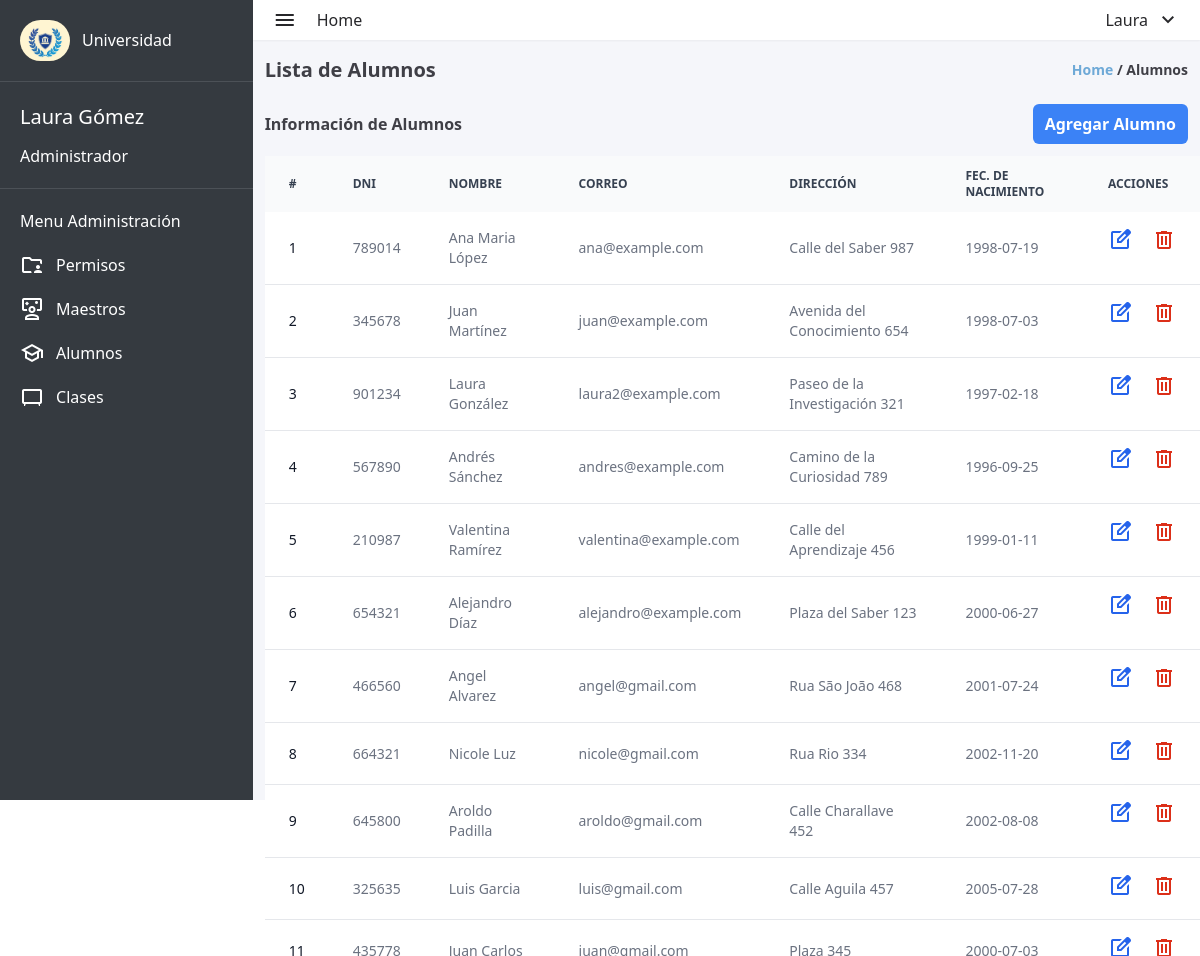
The page /admin/admin_alumnos.php (signed in) on the database its author committed.
### tables this page shows
CREATE TABLE `usuarios` (
  `user_id` int(11) NOT NULL,
  `matricula` int(10) DEFAULT NULL,
  `nombre` varchar(100) DEFAULT NULL,
  `apellido` varchar(100) DEFAULT NULL,
  `correo_electronico` varchar(100) DEFAULT NULL,
  `contrasena` varchar(255) DEFAULT NULL,
  `direccion` varchar(100) DEFAULT NULL,
  `fecha_nacimiento` date DEFAULT NULL,
  `rol` enum('ADMIN','MAESTRO','ALUMNO') DEFAULT NULL,
  `materia_asignada` varchar(100) DEFAULT '0',
  `materias_inscritas` text DEFAULT NULL
);

### admin/admin_alumnos.php (the view, shortened to what this page needs)
<?php
require_once "../database/database.php";
$user_id = $_SESSION['id'];
$sql = "SELECT  nombre, apellido FROM usuarios WHERE user_id = '$user_id'";
$result = mysqli_query($conexion, $sql);
$row = mysqli_fetch_assoc($result);
if ($row) {
    $nombre = $row['nombre'];
    $apellido = $row['apellido'];
} else {
    echo "No se encontraron datos para el usuario con el ID proporcionado.";
}
?>
<!DOCTYPE html>
<html lang="en">
<head>
    <link rel="stylesheet" href="../styles.css">
</head>
<body>
    <div class="w-screen h-screen flex bg-lightgray">
        <aside class="w-80 h-full bg-dark">
            <div class="flex items-center gap-3 p-5">
                <img class="rounded-full" src="../assets/logo-aside.jpg" alt="university-logo" width="50px"
                    height="60px">
                <span class="text-white font-medium">Universidad</span>
            </div>
            <div style="width: 100%; height: 1px; background-color: #4c5157; "></div>
            <div class="text-white flex flex-col p-5 gap-3">
                <span style="font-size: 20px;"><?php echo $nombre . ' ' . $apellido; ?></span>
                <span>Administrador</span>
            </div>
            <div style="width: 100%; height: 1px; background-color: #4c5157; "></div>
            <div class="text-white flex flex-col gap-5 p-5">
                <p>Menu Administración</p>
                <div>
                    <a href="admin_permisos.php" class="flex items-center gap-3 ">
                        <span class="material-symbols-outlined ">
                        </span>
                        <span>Permisos</span>
                    </a>
                </div>
                <div>
                    <a href="admin_maestros.php" class="flex items-center gap-3 ">
                        <span class="material-symbols-outlined">
                        </span>
                        <span>Maestros</span>
                    </a>
                </div>
                <div>
                    <a href="admin_alumnos.php" class="flex items-center gap-3 ">
                        <span class="material-symbols-outlined">
                        </span>
                        <span>Alumnos</span>
                    </a>
                </div>
                <div>
                    <a href="admin_clases.php" class="flex items-center gap-3 ">
                        <span class="material-symbols-outlined">
                        </span>
                        <span>Clases</span>
                    </a>
                </div>
            </div>
        </aside>
        <div class="w-full flex flex-col">
            <header class="w-full flex items-center justify-between h-10 p-5 bg-white shadow-sm">
                <div class="flex items-center gap-5">
                    <span class="material-symbols-outlined text-zinc-800">
                    </span>
                    <a href="admin_dashboard.php"><span class="text-zinc-800 ">
                            Home
                        </span></a>
                </div>
                <nav>
                    <li class="flex items-center gap-2 text-zinc-800 cursor-pointer" onclick="toggleLogoutMenu()">
                        <?php echo $nombre ?>
                        <ul class="flex flex-col">
                            <span class="material-symbols-outlined">
                            </span>
                    </li>
                </nav>
            </header>
            <div class="h-full pl-3">
                <div class="w-full flex items-center justify-between pr-3 mt-4 mb-5">
                    <h1 class="font-bold text-zinc-700 text-xl ">Lista de Alumnos</h1>
                    <p class="font-semibold text-sm text-zinc-700"><span class="text-myblue">Home</span> / Alumnos
                    </p>
                </div>
                <div class="w-full flex items-center justify-between mb-3 pr-3">
                    <span class="font-semibold text-zinc-700">Información de Alumnos</span>
                    <a href="create_alumnos.php"><button
                            class="text-white font-semibold p-2 px-3 bg-blue-500 rounded-md self-end">
                            Agregar Alumno
                        </button></a>
                </div>
                <div class="scrollable-container">
                    <table class="custom-table w-full text-sm text-left text-gray-500 dark:text-gray-400 ">
                        <thead class="text-xs text-gray-700 uppercase bg-gray-50 dark:bg-gray-700 dark:text-gray-400">
                            <tr>
                                <th scope="col" class="px-6 py-3">
                                    #
                                </th>
                                <th scope="col" class="px-6 py-3">
                                    DNI
                                </th>
                                <th scope="col" class="px-6 py-3">
                                    Nombre
                                </th>
                                <th scope="col" class="px-6 py-3">
                                    Correo
                                </th>
                                <th scope="col" class="px-6 py-3">
                                    Dirección
                                </th>
                                <th scope="col" class="px-6 py-3">
                                    Fec. de Nacimiento
                                </th>
                                <th scope="col" class="px-6 py-3">
                                    Acciones
                                </th>
                            </tr>
                        </thead>
                        <tbody>
                            <?php
                            $sql = "SELECT * FROM usuarios WHERE rol = 'ALUMNO'";
                            $result = $conexion->query($sql);
                            if ($result->num_rows > 0) {
                                $contador = 1;
                                while ($row = $result->fetch_assoc()) {
                                    echo '<tr class="bg-white border-b dark:bg-gray-900 dark:border-gray-700">';
                                    echo '    <th scope="row" class="px-6 py-4 font-medium text-gray-900 whitespace-nowrap dark:text-white">';
                                    echo '        ' . $contador;
                                    echo '    </th>';
                                    echo '    <td class="px-6 py-4">';
                                    echo '        ' . $row['matricula'];
                                    echo '    </td>';
                                    echo '    <td class="px-6 py-4">';
                                    echo '        ' . $row['nombre'] . " " . $row['apellido'];
                                    echo '    </td>';
                                    echo '    <td class="px-6 py-4">';
                                    echo '        ' . $row['correo_electronico'];
                                    echo '    </td>';
                                    echo '    <td class="px-6 py-4">';
                                    echo '        ' . $row['direccion'];
                                    echo '    </td>';
                                    echo '    <td class="px-6 py-4">';
                                    echo '        ' . $row['fecha_nacimiento'];
                                    echo '    </td>';
                                    echo '    <td class="px-6 py-4 flex gap-5 items-center">';
                                    echo '        <a href="edit_alumnos.php?id=' . $row['user_id'] . '" class="font-medium text-blue-600 dark:text-blue-500">';
                                    echo '            <span class="material-symbols-outlined">';
                                    echo '            </span>';
                                    echo '        </a>';
                                    echo '        <a href="delete_alumnos.php?id=' . $row['user_id'] . '" class="font-medium">';
                                    echo '            <span class="material-symbols-outlined" style="color: #Dc2f19;">';
                                    echo '            </span>';
                                    echo '        </a>';
                                    echo '    </td>';
                                    echo '</tr>';
                                    $contador++;
                                }
                            } else {
                                echo "<tr><td colspan='7'>No hay alumnos registrados.</td></tr>";
                            }
                            ?>
                        </tbody>
                    </table>
                </div>
            </div>
        </div>
    </div>
</body>
</html>

### styles.css (style rules this page uses)
html { line-height: 1.5; -webkit-text-size-adjust: 100%; -moz-tab-size: 4; -o-tab-size: 4; tab-size: 4; font-family: ui-sans-serif, system-ui, -apple-system, BlinkMacSystemFont, "Segoe UI", Roboto, "Helvetica Neue", Arial, "Noto Sans", sans-serif, "Apple Color Emoji", "Segoe UI Emoji", "Segoe UI Symbol", "Noto Color Emoji"; font-feature-settings: normal; font-variation-settings: normal; }
body { margin: 0; line-height: inherit; }
h1, h2, h3, h4, h5, h6 { font-size: inherit; font-weight: inherit; }
a { color: inherit; text-decoration: inherit; }
table { text-indent: 0; border-color: inherit; border-collapse: collapse; }
button, input, optgroup, select, textarea { font-family: inherit; font-feature-settings: inherit; font-variation-settings: inherit; font-size: 100%; font-weight: inherit; line-height: inherit; color: inherit; margin: 0; padding: 0; }
button, select { text-transform: none; }
button, [type='button'], [type='reset'], [type='submit'] { -webkit-appearance: button; background-color: transparent; background-image: none; }
blockquote, dl, dd, h1, h2, h3, h4, h5, h6, hr, figure, p, pre { margin: 0; }
ol, ul, menu { list-style: none; margin: 0; padding: 0; }
button, [role="button"] { cursor: pointer; }
img, svg, video, canvas, audio, iframe, embed, object { display: block; vertical-align: middle; }
img, video { max-width: 100%; height: auto; }
.mb-3 { margin-bottom: 0.75rem; }
.mb-5 { margin-bottom: 1.25rem; }
.mt-4 { margin-top: 1rem; }
.flex { display: flex; }
.h-10 { height: 2.5rem; }
.h-full { height: 100%; }
.h-screen { height: 100vh; }
.w-80 { width: 20rem; }
.w-full { width: 100%; }
.w-screen { width: 100vw; }
.cursor-pointer { cursor: pointer; }
.flex-col { flex-direction: column; }
.items-center { align-items: center; }
.justify-between { justify-content: space-between; }
.gap-2 { gap: 0.5rem; }
.gap-3 { gap: 0.75rem; }
.gap-5 { gap: 1.25rem; }
.self-end { align-self: flex-end; }
.whitespace-nowrap { white-space: nowrap; }
.rounded-full { border-radius: 9999px; }
.rounded-md { border-radius: 0.375rem; }
.border-b { border-bottom-width: 1px; }
.bg-blue-500 { --tw-bg-opacity: 1; background-color: rgb(59 130 246 / var(--tw-bg-opacity)); }
.bg-dark { --tw-bg-opacity: 1; background-color: rgb(53 58 64 / var(--tw-bg-opacity)); }
.bg-gray-50 { --tw-bg-opacity: 1; background-color: rgb(249 250 251 / var(--tw-bg-opacity)); }
.bg-lightgray { --tw-bg-opacity: 1; background-color: rgb(245 246 250 / var(--tw-bg-opacity)); }
.bg-white { --tw-bg-opacity: 1; background-color: rgb(255 255 255 / var(--tw-bg-opacity)); }
.p-2 { padding: 0.5rem; }
.p-5 { padding: 1.25rem; }
.px-3 { padding-left: 0.75rem; padding-right: 0.75rem; }
.px-6 { padding-left: 1.5rem; padding-right: 1.5rem; }
.py-3 { padding-top: 0.75rem; padding-bottom: 0.75rem; }
.py-4 { padding-top: 1rem; padding-bottom: 1rem; }
.pl-3 { padding-left: 0.75rem; }
.pr-3 { padding-right: 0.75rem; }
.text-left { text-align: left; }
.text-sm { font-size: 0.875rem; line-height: 1.25rem; }
.text-xl { font-size: 1.25rem; line-height: 1.75rem; }
.text-xs { font-size: 0.75rem; line-height: 1rem; }
.font-bold { font-weight: 700; }
.font-medium { font-weight: 500; }
.font-semibold { font-weight: 600; }
.uppercase { text-transform: uppercase; }
.text-blue-600 { --tw-text-opacity: 1; color: rgb(37 99 235 / var(--tw-text-opacity)); }
.text-gray-500 { --tw-text-opacity: 1; color: rgb(107 114 128 / var(--tw-text-opacity)); }
.text-gray-700 { --tw-text-opacity: 1; color: rgb(55 65 81 / var(--tw-text-opacity)); }
.text-gray-900 { --tw-text-opacity: 1; color: rgb(17 24 39 / var(--tw-text-opacity)); }
.text-myblue { --tw-text-opacity: 1; color: rgb(110 169 215 / var(--tw-text-opacity)); }
.text-white { --tw-text-opacity: 1; color: rgb(255 255 255 / var(--tw-text-opacity)); }
.text-zinc-700 { --tw-text-opacity: 1; color: rgb(63 63 70 / var(--tw-text-opacity)); }
.text-zinc-800 { --tw-text-opacity: 1; color: rgb(39 39 42 / var(--tw-text-opacity)); }
.shadow-sm { --tw-shadow: 0 1px 2px 0 rgb(0 0 0 / 0.05); --tw-shadow-colored: 0 1px 2px 0 var(--tw-shadow-color); box-shadow: var(--tw-ring-offset-shadow, 0 0 #0000), var(--tw-ring-shadow, 0 0 #0000), var(--tw-shadow); }

### admin/admin_alumnos.php (style rules this page uses)
.custom-table { border-collapse: collapse; width: 100%; }
.scrollable-container { overflow: auto; max-height: 800px; }

### rows shown on the page
usuarios: nombre "Laura", apellido "Gómez"
usuarios: matricula "789014", nombre "Ana Maria", apellido "López", correo_electronico "ana@example.com", direccion "Calle del Saber 987", fecha_nacimiento "1998-07-19"
usuarios: matricula "345678", nombre "Juan", apellido "Martínez", correo_electronico "juan@example.com", direccion "Avenida del Conocimiento 654", fecha_nacimiento "1998-07-03"
usuarios: matricula "901234", nombre "Laura", apellido "González", correo_electronico "laura2@example.com", direccion "Paseo de la Investigación 321", fecha_nacimiento "1997-02-18"
usuarios: matricula "567890", nombre "Andrés", apellido "Sánchez", correo_electronico "andres@example.com", direccion "Camino de la Curiosidad 789", fecha_nacimiento "1996-09-25"
usuarios: matricula "210987", nombre "Valentina", apellido "Ramírez", correo_electronico "valentina@example.com", direccion "Calle del Aprendizaje 456", fecha_nacimiento "1999-01-11"
usuarios: matricula "654321", nombre "Alejandro", apellido "Díaz", correo_electronico "alejandro@example.com", direccion "Plaza del Saber 123", fecha_nacimiento "2000-06-27"
usuarios: matricula "466560", nombre "Angel", apellido "Alvarez", correo_electronico "angel@gmail.com", direccion "Rua São João 468", fecha_nacimiento "2001-07-24"
usuarios: matricula "664321", nombre "Nicole", apellido "Luz", correo_electronico "nicole@gmail.com", direccion "Rua Rio 334", fecha_nacimiento "2002-11-20"
usuarios: matricula "645800", nombre "Aroldo", apellido "Padilla", correo_electronico "aroldo@gmail.com", direccion "Calle Charallave 452", fecha_nacimiento "2002-08-08"
usuarios: matricula "325635", nombre "Luis", apellido "Garcia", correo_electronico "luis@gmail.com", direccion "Calle Aguila 457", fecha_nacimiento "2005-07-28"
